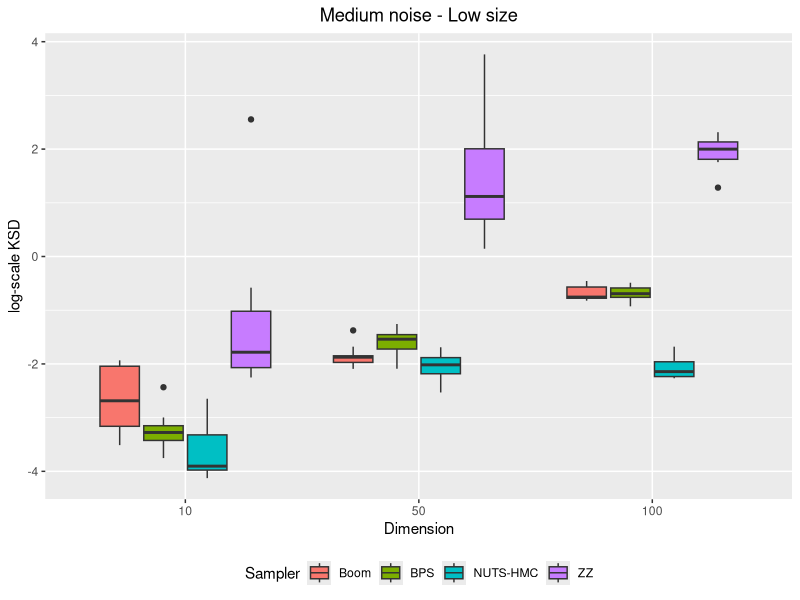

R code for this plot:
# plot by number of dimensions
library(ggplot2)

convergence_bk_d10_n100_smed = read.csv("convergence_bk_d10_n100_smed.csv")
convergence_zz_d10_n100_smed = read.csv("convergence_zz_d10_n100_smed.csv")
convergence_hmc_d10_n100_smed = read.csv("convergence_hmc_d10_n100_smed.csv")
convergence_bps_d10_n100_smed = read.csv("convergence_bps_d10_n100_smed.csv")
convergence_bk_d50_n100_smed = read.csv("convergence_bk_d50_n100_smed.csv")
convergence_zz_d50_n100_smed = read.csv("convergence_zz_d50_n100_smed.csv")
convergence_hmc_d50_n100_smed = read.csv("convergence_hmc_d50_n100_smed.csv")
convergence_bps_d50_n100_smed = read.csv("convergence_bps_d50_n100_smed.csv")
convergence_bk_d100_n1000_smed = read.csv("convergence_bk_d100_n1000_smed.csv")
convergence_zz_d100_n1000_smed = read.csv("convergence_zz_d100_n1000_smed.csv")
convergence_hmc_d100_n1000_smed = read.csv("convergence_hmc_d100_n1000_smed.csv")
convergence_bps_d100_n1000_smed = read.csv("convergence_bps_d100_n1000_smed.csv")

#dataframe creation 
convergence_d10 = c(convergence_bk_d10_n100_smed$X0,convergence_bps_d10_n100_smed$X0,convergence_zz_d10_n100_smed$X0,convergence_hmc_d10_n100_smed$X0)
convergence_d50 = c(convergence_bk_d50_n100_smed$X0,convergence_bps_d50_n100_smed$X0,convergence_zz_d50_n100_smed$X0,convergence_hmc_d50_n100_smed$X0)
convergence_d100 = c(convergence_bk_d100_n1000_smed$X0,convergence_bps_d100_n1000_smed$X0,convergence_zz_d100_n1000_smed$X0,convergence_hmc_d100_n1000_smed$X0)
convergence_val = log(c(convergence_d10, convergence_d50, convergence_d100))
convergence = c("10", "50", "100")
d_val = rep(convergence, each=40)
samplers = c("Boom", "BPS", "ZZ", "NUTS-HMC")
s_val = c(rep(samplers, each=10),rep(samplers, each=10),rep(samplers, each=10))

df = data.frame(d_val, convergence_val, s_val)

#plot 
png("convergence_by_dimension_nmed_smed.png", units="in", width=5, height=5, res=600)
ggplot(df, aes(x=factor(d_val, level=c("10", "50", "100")), y=convergence_val, fill=s_val)) + 
  geom_boxplot() + xlab("Dimension") + ylab("log-scale KSD") + ggtitle("Medium noise - Low size")+ labs(fill='Sampler') + theme(plot.title = element_text(hjust = 0.5), legend.position="bottom")
dev.off()